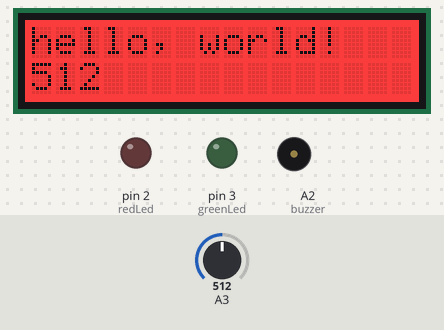
Recording of a sketch running on a simulated Arduino Uno, built with avr-gcc and run on an emulated ATmega328P. Shown: 16×2 character LCD, output pins drawn as LEDs (lit = HIGH), buzzer (waves = sounding). Inputs (shaded band) come from the test bench; at power-on: A3 = 512.

Above: at 1.1 s.
At 2.2 s:
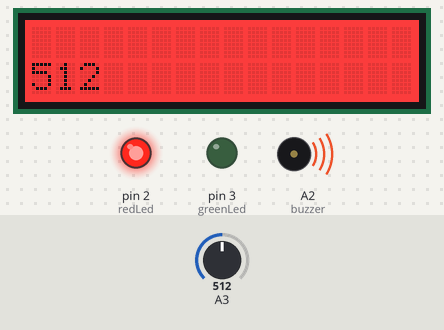
2.3 s: A3 set to 413
At 3.9 s:
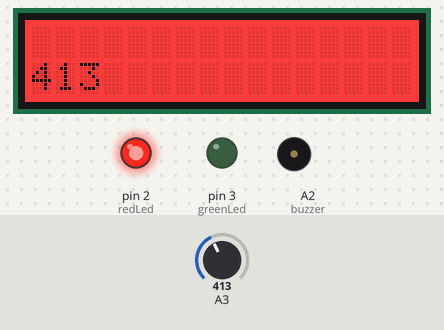
4.5 s: A3 set to 386
At 6.9 s:
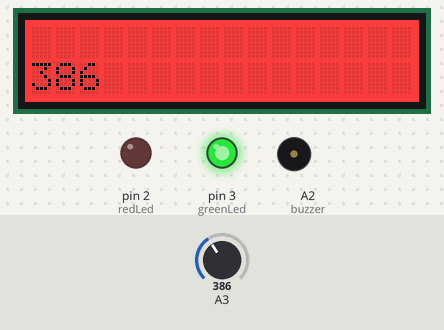
8.6 s: A3 set to 410
At 9.9 s:
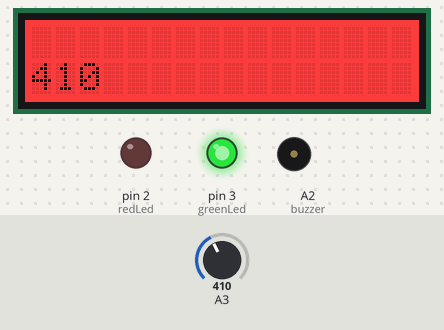
Timing chart, 0 to 16.6 s (numbered marks = the images above; inputs shaded):
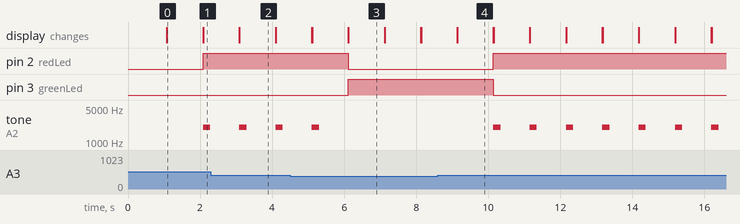

The sketch:

ProjectCode.ino
```cpp
#include <Wire.h>
#include "rgb_lcd.h"

rgb_lcd lcd;

int redLed = 2;
int greenLed = 3;
int buzzer = A2;

const int colorR = 255;
const int colorG = 0;
const int colorB = 0;

void setup() {
    // set up the LCD's number of columns and rows:
    pinMode(redLed, OUTPUT);
    pinMode(greenLed, OUTPUT);
    pinMode(buzzer, OUTPUT);
    lcd.begin(16, 2);

    lcd.setRGB(colorR, colorG, colorB);
    // Print a message to the LCD.
    lcd.print("hello, world!");


    delay(1000);
}

void loop() {
    int sensorValue = analogRead(A3);
    lcd.setCursor(0, 1);
    lcd.print(sensorValue);
    delay(1000);
    lcd.clear();


  if (sensorValue > 400 )
  {
    digitalWrite(redLed, HIGH);
    digitalWrite(greenLed, LOW);
    tone(buzzer, 2000, 200);
  }
  else
  {
    digitalWrite(redLed, LOW);
    digitalWrite(greenLed, HIGH);
    noTone(buzzer);
  }
  delay(1);

}

/*********************************************************************************************************
    END FILE
*********************************************************************************************************/
```

Measured:
- the behaviour switches between 401 and 400 on A3 (found by bisection; images 2 and 3)
- after the input at 2.3 s, the display: first differs from a run without the input after 0.79 s (image 2)
- after the input at 4.5 s, pin 2 (redLed): HIGH → LOW after 1.6 s; pin 3 (greenLed): LOW → HIGH after 1.6 s; tone on A2 (buzzer): goes on until 5.3 s, then stays silent; the display: first differs from a run without the input after 0.61 s (image 3)
- after the input at 8.6 s, pin 2 (redLed): LOW → HIGH after 1.5 s; pin 3 (greenLed): HIGH → LOW after 1.5 s; tone on A2 (buzzer): alternates 2000 Hz for 0.20 s and silent for 0.81 s, starting after 1.5 s; the display: first differs from a run without the input after 0.54 s (image 4)
- by itself, tone on A2 (buzzer): alternates 2000 Hz for 0.20 s and silent for 0.81 s
- what the display in image 0 shows lasts 1.0 s, from 1.1 s to 2.1 s
